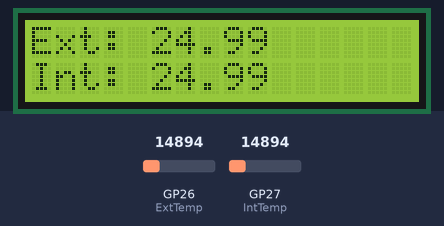
A program run on a simulated Raspberry Pi Pico running MicroPython. Parts: 16×2 character LCD. The test bench sets the inputs (shaded band); at power-on: GP26 (ExtTemp) = 14894, GP27 (IntTemp) = 14894 (analog values on the 0–65535 scale).

Above: at 1.8 s.
1.9 s: GP26 (ExtTemp) set to 16085
At 3.9 s:
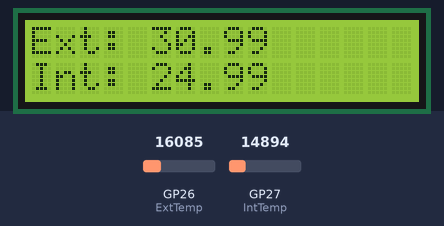
8.1 s: GP27 (IntTemp) set to 16085
At 10.4 s:
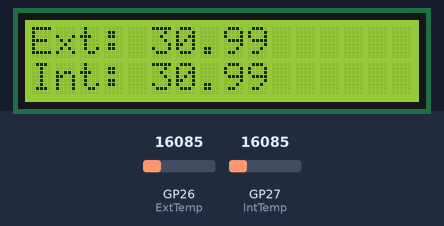
12.7 s: GP26 (ExtTemp) set to 17128
At 14.3 s:
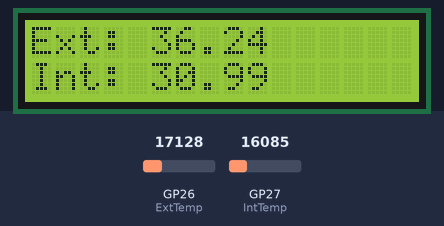
17.0 s: GP27 (IntTemp) set to 17128
At 18.2 s:
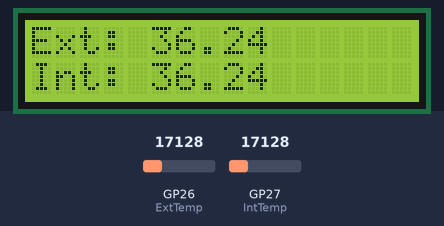
21.2 s: GP26 (ExtTemp) set to 18617
At 23.3 s:
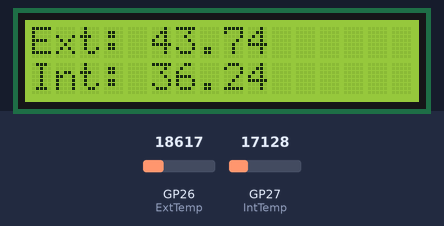
25.5 s: GP27 (IntTemp) set to 18617
At 27.3 s:
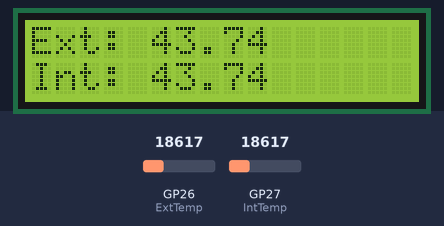
Timing chart, 0 to 28.8 s (numbered marks = the images above; inputs shaded):
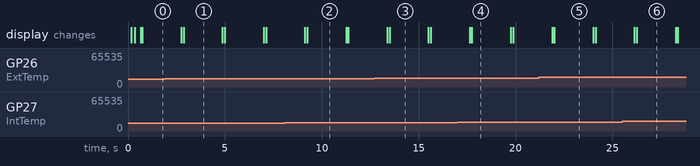

Measured:
- after the input at 1.9 s, the display: first differs from a run without the input after 0.97 s (image 1)
- after the input at 8.1 s, the display: first differs from a run without the input after 1.1 s (image 2)
- after the input at 12.7 s, the display: first differs from a run without the input after 0.80 s (image 3)
- after the input at 17.0 s, the display: first differs from a run without the input after 0.75 s (image 4)
- after the input at 21.2 s, the display: first differs from a run without the input after 0.81 s (image 5)
- after the input at 25.5 s, the display: first differs from a run without the input after 0.76 s (image 6)
- what the display in image 1 shows lasts 2.0 s, from 2.9 s to 4.9 s

The program:

MultiTmp.py
```python
#------------------------------------------------------------
#		EXTERNAL AND INTERNAL TEMPERATURE MEASUREMENT
#		=============================================
#
# This program measures the external and internal temperatures
# using two TMP36 type temperature sensor chips. Both external
# and internal temperatures are displayed on the LCD
#
# Author: Dogan Ibrahim
# File  : MultiTmp.py
# Date  : February 2011
#-------------------------------------------------------------
from machine import ADC
import utime
import LCD

ExtTemp = ADC(0)						# ADC channel 0
IntTemp = ADC(1)						# ADC channel 1
Conv = 3300 / 65535						# Conversion factor
LCD.lcd_init()

while True:								# Do forever
    Vext = ExtTemp.read_u16()			# Read channel 0
    mV = Vext * Conv					# Convert to mV
    Tempext = (mV - 500.0) / 10.0       # External temp
    Vint = IntTemp.read_u16()			# Read channel 1
    mV = Vint * Conv					# Convert to mV
    Tempint = (mV - 500.0) / 10.0		# Internal temp
    LCD.lcd_clear()                     # Clear screen
    Tempextstr = str(Tempext)[:5]       # Convert to string
    Tempintstr = str(Tempint)[:5]		# Convert to string
    LCD.lcd_puts("Ext: ")				# Heading
    LCD.lcd_puts(Tempextstr)			# Display external
    LCD.lcd_goto(0, 1)					# Cursor at row 1
    LCD.lcd_puts("Int: ")				# Heading
    LCD.lcd_puts(Tempintstr)			# Display internal
    utime.sleep(2)						# Wait 2 seconds
  
```

LCD.py
```python
#--------------------------------------------------
#				PARALLEL LCD FUNCTIONS
#				======================
#
# These functions initialize and control the LCD
#
# Author: Dogan Ibrahim
# File  : LCD
# Date  : February 2021
#--------------------------------------------------
from machine import Pin
import utime

EN = Pin(0, Pin.OUT)
RS = Pin(1, Pin.OUT)
D4 = Pin(2, Pin.OUT)
D5 = Pin(3, Pin.OUT)
D6 = Pin(4, Pin.OUT)
D7 = Pin(5, Pin.OUT)
PORT = [2, 3, 4, 5]
L = [0,0,0,0]

def Configure():
    for i in range(4):
       L[i] = Pin(PORT[i], Pin.OUT)

def lcd_strobe():
    EN.value(1)
    utime.sleep_ms(1)
    EN.value(0)
    utime.sleep_ms(1)

def lcd_write(c, mode):
    if mode == 0:
       d = c
    else:
       d = ord(c)
    d = d >> 4
    for i in range(4):
        b = d & 1
        L[i].value(b)
        d = d >> 1
    RS.value(mode)
    lcd_strobe()

    if mode == 0:
       d = c
    else:
       d = ord(c)
    for i in range(4):
        b = d & 1
        L[i].value(b)
        d = d >> 1
    RS.value(mode)
    lcd_strobe()
    utime.sleep_ms(1)
    RS.value(1)

def lcd_clear():
    lcd_write(0x01, 0)
    utime.sleep_ms(5)

def lcd_home():
    lcd_write(0x02, 0)
    utime.sleep_ms(5)

def lcd_cursor_blink():
    lcd_write(0x0D, 0)
    utime.sleep_ms(1)

def lcd_cursor_on():
    lcd_write(0x0E, 0)
    utime.sleep_ms(1)

def lcd_cursor_off():
    lcd_write(0x0C, 0)
    utime.sleep_ms(1)

def lcd_puts(s):
    l = len(s)
    for i in range(l):
       lcd_putch(s[i])

def lcd_putch(c):
    lcd_write(c, 1)

def lcd_goto(col, row):
    c = col + 1
    if row == 0:
        address = 0
    if row == 1:
        address = 0x40
    address = address + c - 1
    lcd_write(0x80 | address, 0)

def lcd_init():
    Configure()
    utime.sleep_ms(120)
    for i in range(4):
        L[i].value(0)
    utime.sleep_ms(50)
    L[0].value(1)
    L[1].value(1)
    lcd_strobe()
    utime.sleep_ms(10)
    lcd_strobe()
    utime.sleep_ms(10)
    lcd_strobe()
    utime.sleep_ms(10)
    L[0].value(0)
    lcd_strobe()
    utime.sleep_ms(5)
    lcd_write(0x28, 0)
    utime.sleep_ms(1)
    lcd_write(0x08, 0)
    utime.sleep_ms(1)
    lcd_write(0x01, 0)
    utime.sleep_ms(10)
    lcd_write(0x06, 0)
    utime.sleep_ms(5)
    lcd_write(0x0C, 0)
    utime.sleep_ms(10)
#================= END OF LCD FUNCTIONS =======================
lcd_init()
lcd_puts('Hello from PICO')
```
